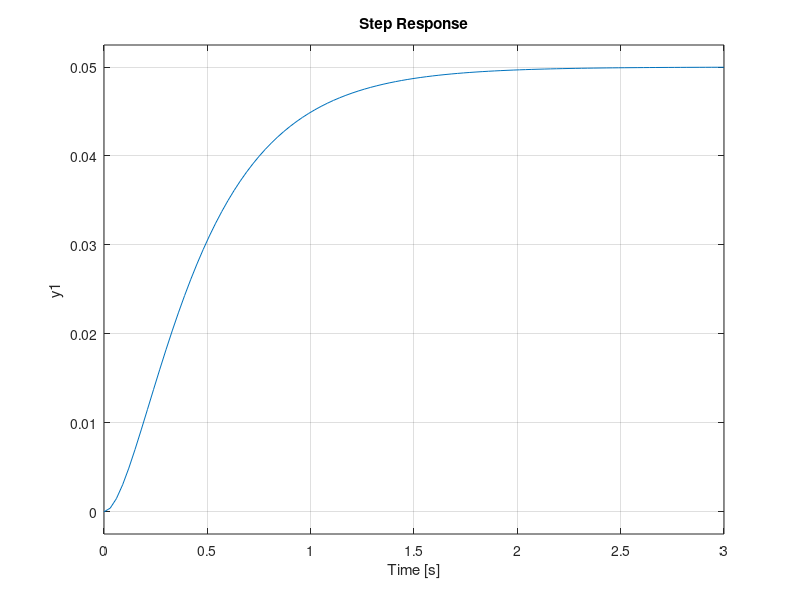
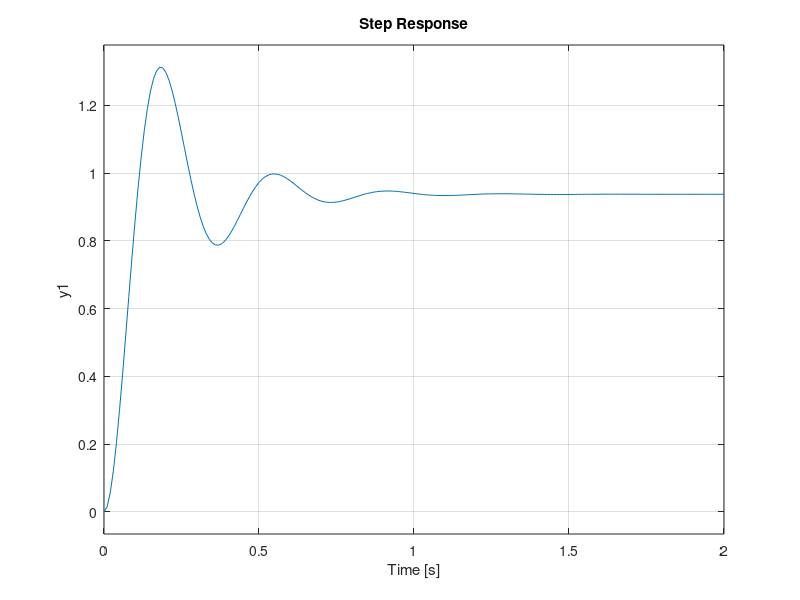
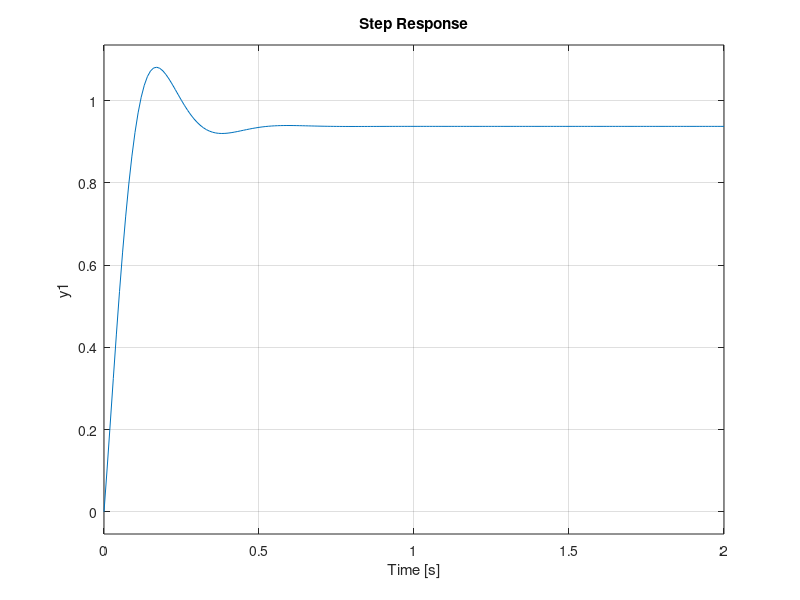
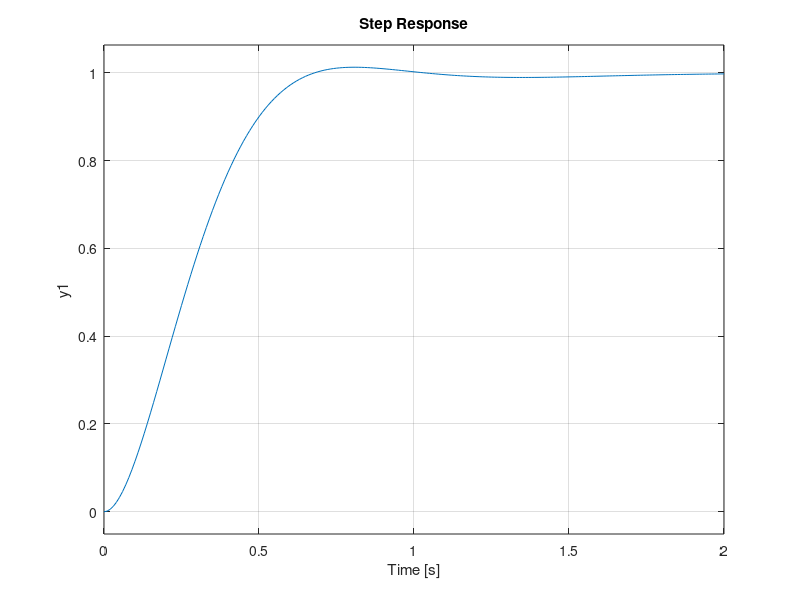

MATLAB code for these plots, in order:
% Tipos de controladores

% Sem controlador
s = tf('s');
P = 1/(s^2 + 10*s + 20);
figure(1)
step(P)


% P
Kp = 300;
C = pid(Kp)
T = feedback(C*P,1)

t = 0:0.01:2;
figure(2)
step(T,t)


% PD
Kp = 300;
Kd = 10;
C = pid(Kp,0,Kd)
T = feedback(C*P,1)

t = 0:0.01:2;
figure(3)
step(T,t)


% PI
Kp = 30;
Ki = 70;
C = pid(Kp,Ki)
T = feedback(C*P,1)

t = 0:0.01:2;
figure(4)
step(T,t)


% PID
Kp = 350;
Ki = 300;
Kd = 50;
C = pid(Kp,Ki,Kd)
T = feedback(C*P,1);

t = 0:0.01:2;
figure(5)
step(T,t)